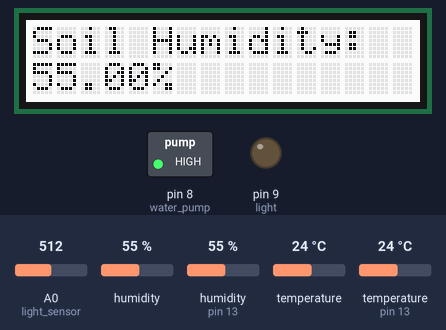
The sketch below on a simulated Arduino Uno, built with avr-gcc and run on an emulated ATmega328P. Parts: 16×2 character LCD, switched loads named in the sketch (green lamp = pin HIGH), output pins drawn as LEDs (lit = HIGH). Inputs (shaded band) come from the test bench; at power-on: humidity 55 %, A0 (light_sensor) = 512, humidity (sensor on pin 13) 55 %, temperature 24 °C, temperature (sensor on pin 13) 24 °C. The local clock reads 2024-03-15 10:24:30 at power-on unless the sketch sets it; what the sketch prints to the serial monitor is not drawn.

Above: at 1.2 s.
1.3 s: humidity (sensor 0) set to 89 %
11.7 s: humidity (sensor 0) set to 92 %
At 16.4 s:
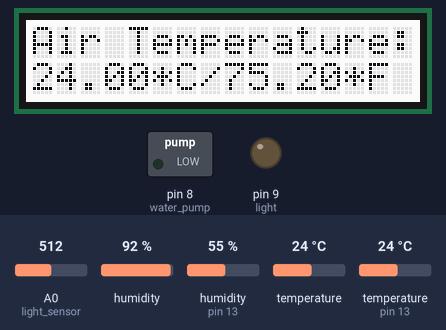
21.7 s: A0 (light_sensor) set to 593
31.7 s: A0 (light_sensor) set to 614
At 36.4 s:
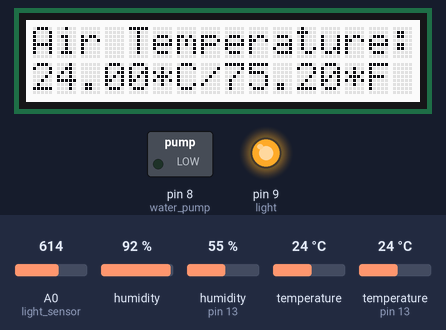
41.7 s: humidity (sensor on pin 13) set to 22 %
At 46.0 s:
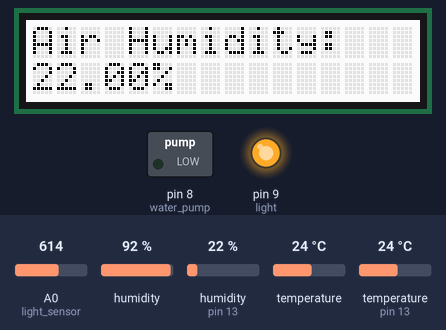
51.7 s: humidity (sensor 0) set to 22 %
At 56.5 s:
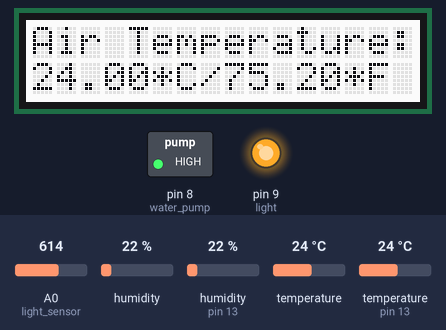
Timing chart, 0 to 58.0 s (numbered marks = the images above; inputs shaded):
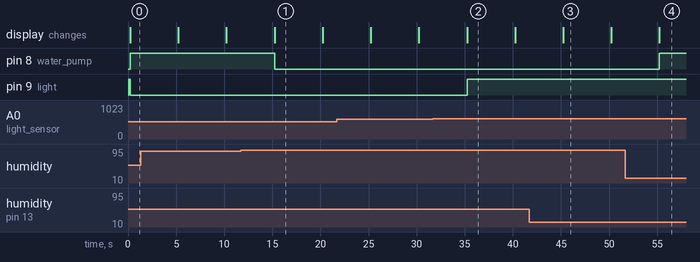

The sketch:

final.ino
```cpp
// Final Project
// Intelligent Home Garden

// Author: Igor Ramon Alves Machado
// Start date: July 13, 2015
// Last version: July 21, 2015

//------------------- Plotly informations
// email:     final.project.iit@gmail.com
// User name: itmt495_homegarden
// Password:  itmt495#homegarden
//---------------------------------------

#include <SPI.h>
#include <Wire.h>
#include <SHT1x.h>
#include <rgb_lcd.h>

#include "DHT.h"
#include "RTClib.h"
#include "TimerOne.h"

// Actuators
#define water_pump 8
#define light 9

// Soil Sensor
#define dataPin 10
#define clockPin 11

// Light sensor
#define light_sensor A0

// Air Sensor
#define DHTPIN 13
#define DHTTYPE DHT22

// thresholds
#define light_threshold 600
#define watering_threshold 90

int turn = 0;

unsigned long time;

boolean pump_ON = false;
boolean light_ON = false;
boolean watering_plant = false;

float soil_h;
float soil_c;
float soil_f;

float air_h;
float air_c;
float air_f;

rgb_lcd lcd;
RTC_DS1307 RTC;
DHT dht(DHTPIN, DHTTYPE);
SHT1x sht1x(dataPin, clockPin);

void date(DateTime now) {
  Serial.print(now.year(), DEC);
  Serial.print('/');
  Serial.print(now.month(), DEC);
  Serial.print('/');
  Serial.print(now.day(), DEC);
  Serial.print(' ');
  Serial.print(now.hour(), DEC);
  Serial.print(':');
  Serial.print(now.minute(), DEC);
  Serial.print(':');
  Serial.println(now.second(), DEC);
  Serial.println();
}

void sensor_data(char *type, float humidity, float celsius, float fahrenheit) {
  Serial.print(type);
  Serial.print(" humidity: ");
  Serial.print(humidity);
  Serial.print(" %\t");
  Serial.print(type);
  Serial.print(" temperature: ");
  Serial.print(celsius);
  Serial.print(" *C ");
  Serial.print(fahrenheit);
  Serial.println(" *F\t");
}

void check_light() {
  int lightReading = analogRead(light_sensor);

  Serial.print("Light: ");
  Serial.println(lightReading);

  if((light_ON == false) && (lightReading < light_threshold)) {
    Serial.println("Light ON ");
    digitalWrite(light, LOW);
    light_ON = true;
  }

  else if((light_ON == true) && (lightReading > light_threshold)) {
    Serial.println("Light OFF ");
    digitalWrite(light, HIGH);
    light_ON = false;
  }
}

void lcd_display() {
  if(turn == 4)
    turn = 0;

  lcd.clear();

  if(turn == 0) {
    lcd.setCursor(0,0);
    lcd.setPWM(REG_BLUE, 12);
    lcd.print("Soil Humidity: ");

    lcd.setCursor(0,1);
    lcd.print(soil_h);
    lcd.print("%");
  }

  if(turn == 1) {
    lcd.setCursor(0,0);
    lcd.setPWM(REG_BLUE, 12);
    lcd.print("Air Humidity: ");

    lcd.setCursor(0,1);
    lcd.print(air_h);
    lcd.print("%");
  }

  if(turn == 2) {
    lcd.setCursor(0,0);
    lcd.setPWM(REG_BLUE, 12);
    lcd.print("Soil Temperature: ");

    lcd.setCursor(0,1);
    lcd.print(soil_c);
    lcd.print("*C");

    lcd.print("/");
    lcd.print(soil_f);
    lcd.print("*F");
  }

  if(turn == 3) {
    lcd.setCursor(0,0);
    lcd.setPWM(REG_BLUE, 12);
    lcd.print("Air Temperature: ");

    lcd.setCursor(0,1);
    lcd.print(air_c);
    lcd.print("*C");

    lcd.print("/");
    lcd.print(air_f);
    lcd.print("*F");
  }

  turn++;
}

void setup() {
  Serial.begin(9600);
  Serial.println("Starting up");

  dht.begin();
  RTC.begin();
  Wire.begin();
  lcd.begin(16,2);

  pinMode(light, OUTPUT);
  pinMode(water_pump, OUTPUT);

  // Make sure the light and the water_pump is off. Light is off when HIGH
  digitalWrite(light, HIGH);
  digitalWrite(water_pump, LOW);

  if (!RTC.isrunning()) {
    Serial.println("RTC is NOT running!");
    // following line sets the RTC to the date & time this sketch was compiled
    RTC.adjust(DateTime(__DATE__, __TIME__));
  }

  Serial.println("RTC is running!");
}

void loop() {
  time = millis();
  DateTime now = RTC.now();

  Serial.println("\nNew Cicle");
  date(now);

  // Read soil humidity
  soil_h = sht1x.readHumidity();
  // Read soil temperature as Celsius
  soil_c = sht1x.readTemperatureC();
  // Read soil temperature as Fahrenheit
  soil_f = sht1x.readTemperatureF();

  // Read air humidity
  air_h = dht.readHumidity();
  // Read air temperature as Celsius (the default)
  air_c = dht.readTemperature();
  // Read air temperature as Fahrenheit (isFahrenheit = true)
  air_f = dht.readTemperature(true);

  if(isnan(air_h) || isnan(air_c) || isnan(air_f)) {
    Serial.println("\nFailed to read from DHT sensor!");
  }

  else {
    sensor_data("Air", air_h, air_c, air_f);
  }

  if(soil_h > 0) {
    sensor_data("Soil", soil_h, soil_c, soil_f);

    lcd.setCursor(1,0);
    lcd.setPWM(REG_BLUE, 12);
    lcd.print("Soil Humidity: ");

    lcd_display();

    if((now.hour() > 6) && (now.hour() < 21)) {
      check_light();

      if((soil_h < watering_threshold) && pump_ON == false) {
        Serial.println(" Pump ON ");
        pump_ON = true;

        digitalWrite(water_pump, HIGH);
      }

      else if((soil_h > watering_threshold) && pump_ON == true) {
        Serial.println(" Pump OFF ");
        pump_ON = false;

        digitalWrite(water_pump, LOW);
      }
    }
  }

  else
    Serial.println("Failed to read from soil sensor!");

  //delay of 5 seconds, not afected by the timer1 interrupt
  while(time + 5000 > millis());
}
```

Measured:
- the behaviour switches between 90 and 91 % on humidity (sensor 0) (found by bisection; images 0 and 1)
- the behaviour switches between 600 and 601 on A0 (light_sensor) (found by bisection; images 1 and 2)
- after the input at 11.7 s, pin 8 (water_pump): HIGH → LOW after 3.5 s
- after the input at 31.7 s, pin 9 (light): LOW → HIGH after 3.5 s
- after the input at 51.7 s, pin 8 (water_pump): LOW → HIGH after 3.5 s
- what the display in image 1 shows lasts 5.0 s, from 15.2 s to 20.2 s
